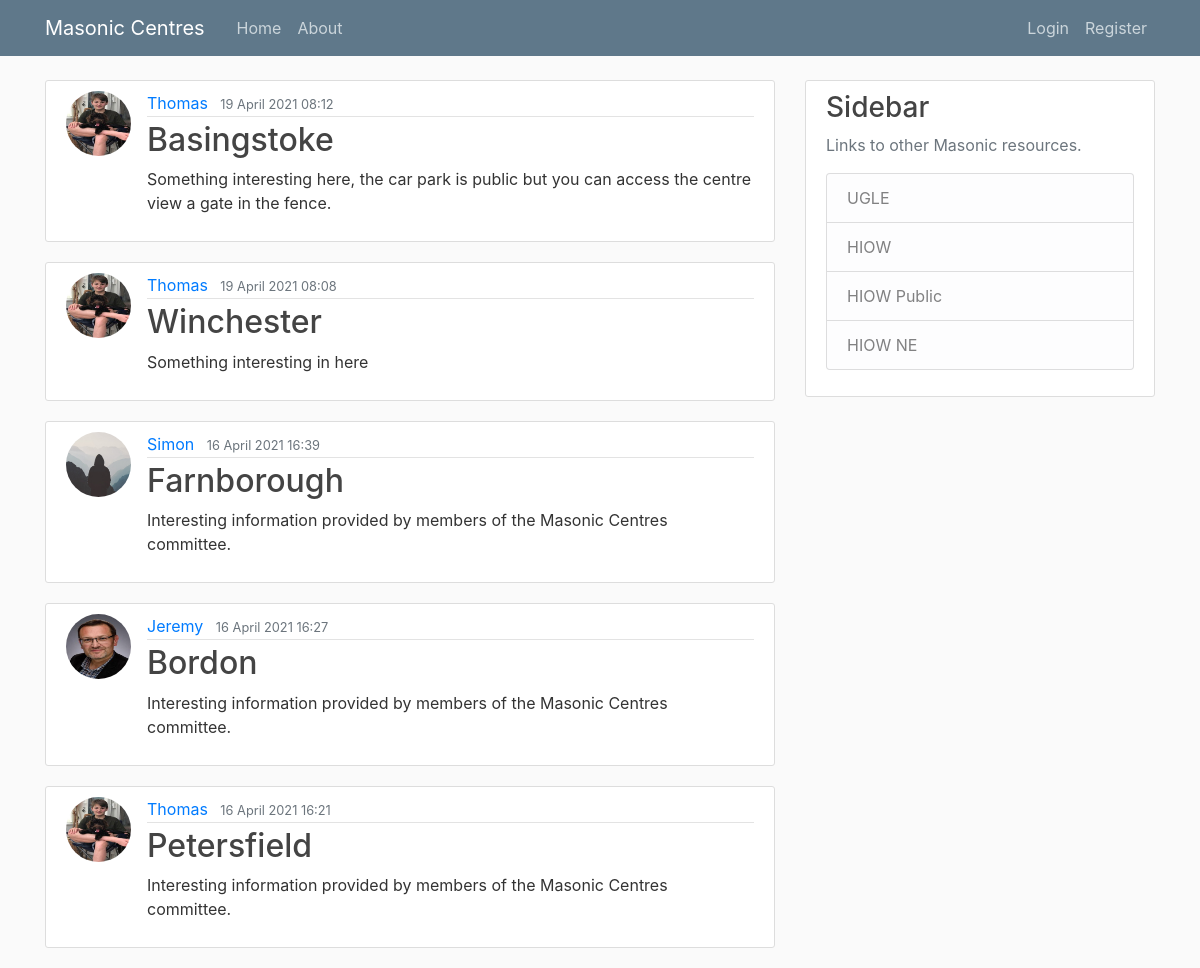
The app's page /, older data.
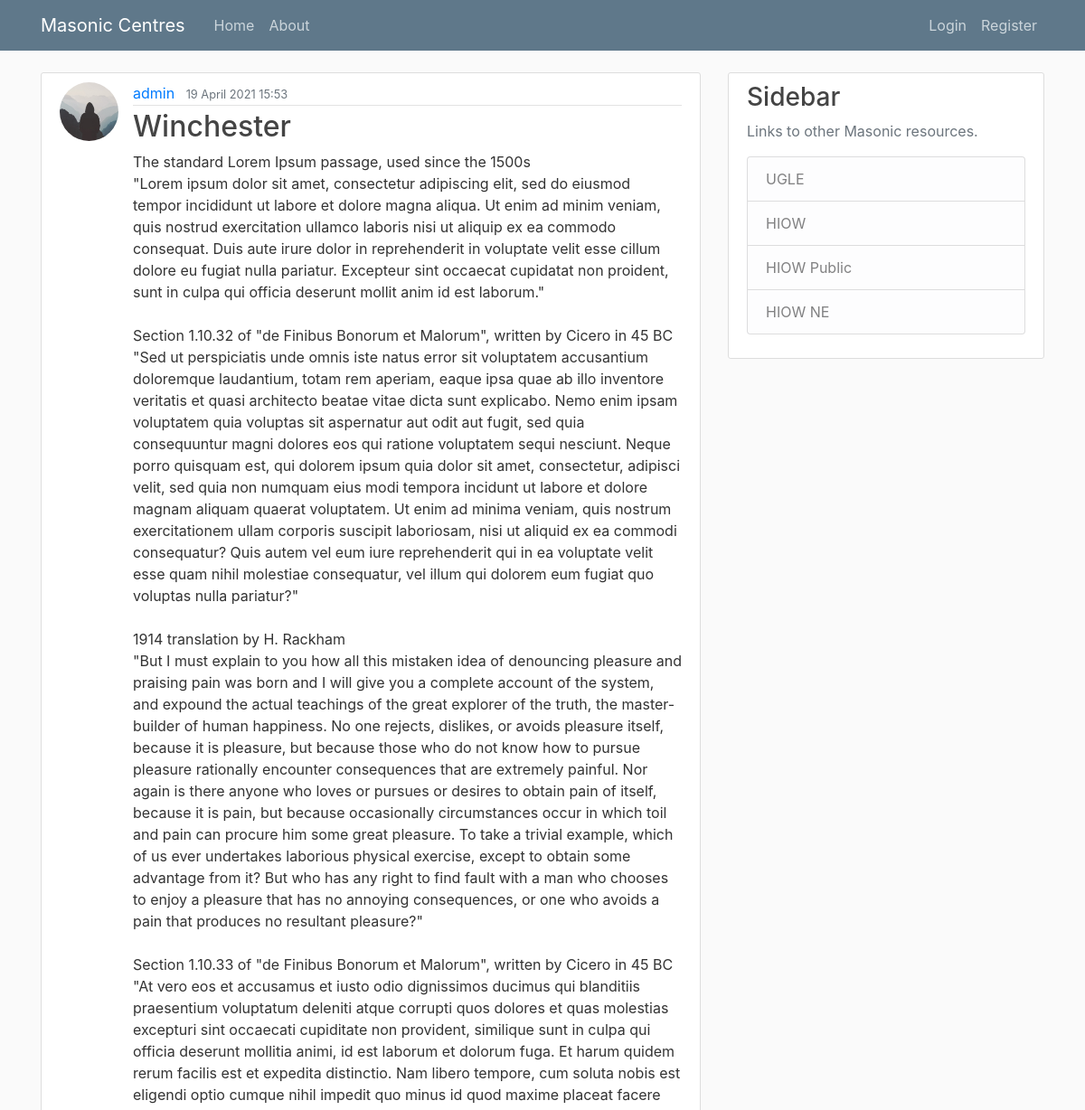
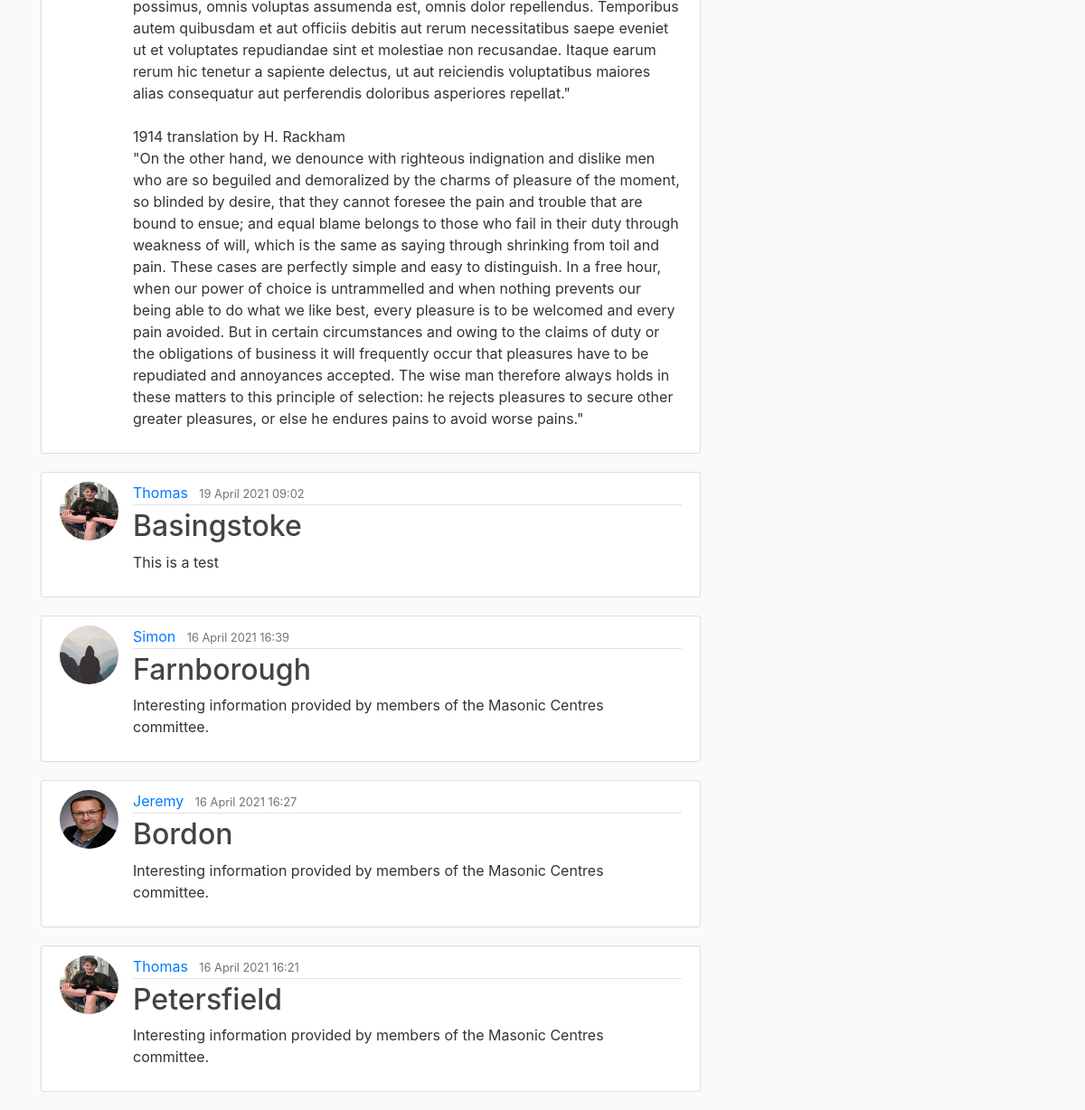
The same page, newer data (2 pictures, top to bottom).
### blog/models.py (models this page shows, shortened)
class Post(models.Model):
    title = models.CharField(max_length=100)
    content = models.TextField()
    date_posted = models.DateTimeField(default=timezone.now)
    update_posted = models.DateTimeField(auto_now=True)
    author = models.ForeignKey(User, on_delete=models.CASCADE)

### users/models.py (models this page shows, shortened)
class Profile(models.Model):
    user = models.OneToOneField(User, on_delete=models.CASCADE)
    image = models.ImageField(default='default.jpg', upload_to='profile_pics')

### blog/views.py (the view)
# urls.py: path('', PostListView.as_view(), name='blog-home'),
class PostListView(ListView):
    model = Post
    template_name = 'blog/home.html'
    context_object_name = 'posts'
    ordering = ['-date_posted']
    paginate_by = 5

### blog/templates/blog/home.html
{% extends "blog/base.html" %}
{% block content %}
    {% for post in posts %}
        <article class="media content-section">
            <img class="rounded-circle article-img" src="{{ post.author.profile.image.url }}" alt="Profile picture">
            <div class="media-body">
                <div class="article-metadata">
                    <a class="mr-2" href="#">{{ post.author }}</a>
                    <small class="text-muted">{{ post.date_posted|date:"d F Y H:i" }}</small>
                </div>
                <h2><a class="article-title" href="{% url 'post-detail' post.id %}">{{ post.title }}</a></h2>
                <p class="article-content">{{ post.content }}</p>
            </div>
        </article>
    {% endfor %}
{% endblock content %}

### blog/templates/blog/base.html (shortened to what this page needs)
{% load static %}
<!DOCTYPE html>
<html>
    <head>
        <link rel="stylesheet" href="https://maxcdn.bootstrapcdn.com/bootstrap/4.0.0/css/bootstrap.min.css">
        <link rel="stylesheet" type="text/css" href="{% static 'blog/main.css' %}">
    </head>
    <body>
        <header class="site-header">
            <nav class="navbar navbar-expand-md navbar-dark bg-steel fixed-top">
                <div class="container">
                    <a class="navbar-brand mr-4" href="{% url 'blog-home' %}">Masonic Centres</a>
                    <div class="collapse navbar-collapse" id="navbarToggle">
                        <div class="navbar-nav mr-auto">
                            <a class="nav-item nav-link" href="{% url 'blog-home' %}">Home</a>
                            <a class="nav-item nav-link" href="{% url 'blog-about' %}">About</a>
                        </div>
                        <div class="navbar-nav">
                            {% if user.is_authenticated %}
                                <a class="nav-item nav-link" href="{% url 'post-create' %}">New Centre</a>
                                <a class="nav-item nav-link" href="{% url 'profile' %}">Profile</a>
                                <a class="nav-item nav-link" href="{% url 'logout' %}">Logout ({{ user.username }})</a>
                            {% else %}
                                <a class="nav-item nav-link" href="{% url 'login' %}">Login</a>
                                <a class="nav-item nav-link" href="{% url 'register' %}">Register</a>
                            {% endif %}
                        </div>
                    </div>
                </div>
            </nav>
        </header>
        <main role="main" class="container">
            <div class="row">
                <div class="col-md-8">
                    {% block content %}{% endblock %}
                </div>
                <div class="col-md-4">
                    <div class="content-section">
                        <h3>Sidebar</h3>
                        <p class='text-muted'>Links to other Masonic resources.
                            <ul class="list-group">
                                <li class="list-group-item list-group-item-light">UGLE</li>
                                <li class="list-group-item list-group-item-light">HIOW</li>
                                <li class="list-group-item list-group-item-light">HIOW Public</li>
                                <li class="list-group-item list-group-item-light">HIOW NE</li>
                            </ul>
                        </p>
                    </div>
                </div>
            </div>
        </main>
    </body>
</html>

### blog/static/blog/main.css (style rules this page uses)
body { background: #fafafa; color: #333333; margin-top: 5rem; }
h1, h2, h3, h4, h5, h6 { color: #444444; }
ul { margin: 0; }
.bg-steel { background-color: #5f788a; }
.site-header .navbar-nav .nav-link { color: #cbd5db; }
.content-section { background: #ffffff; padding: 10px 20px; border: 1px solid #dddddd; border-radius: 3px; margin-bottom: 20px; }
.article-title { color: #444444; }
.article-content { white-space: pre-line; }
.article-img { height: 65px; width: 65px; margin-right: 16px; }
.article-metadata { padding-bottom: 1px; margin-bottom: 4px; border-bottom: 1px solid #e3e3e3 }

Row changes from the older to the newer data that the page shows:
removed Post: author.profile.image (picture), author "Thomas", date_posted "19 April 2021 08:12", title "Basingstoke", content "Something interesting here, the car park is public but you can access the centre view a gate in the fence."
removed Post: author.profile.image (picture), author "Thomas", date_posted "19 April 2021 08:08", title "Winchester", content "Something interesting in here"
added Post: author.profile.image (placeholder picture), author "admin", date_posted "19 April 2021 15:53", title "Winchester", content "The standard Lorem Ipsum passage, used since the 1500s \"Lorem ipsum dolor sit amet, consectetur adipiscing elit, sed do eiusmod tempor incididunt ut labore et dolore magna aliqua. Ut enim ad minim veniam, quis nostrud exercitation ullamco laboris nisi ut aliquip ex ea commodo consequat. Duis aute irure dolor in reprehenderit in voluptate velit esse cillum dolore eu fugiat nulla pariatur. Excepteur sint occaecat cupidatat non proident, sunt in culpa qui officia deserunt mollit anim id est laborum.\" Section 1.10.32 of \"de Finibus Bonorum et Malorum\", written by Cicero in 45 BC \"Sed ut perspiciatis unde omnis iste natus error sit voluptatem accusantium doloremque laudantium, totam rem aperiam,…"
added Post: author.profile.image (picture), author "Thomas", date_posted "19 April 2021 09:02", title "Basingstoke", content "This is a test"
